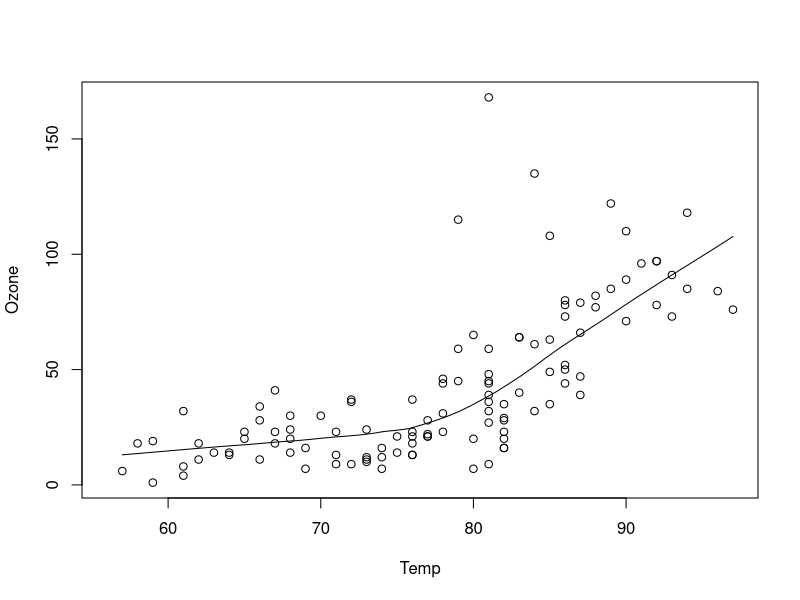

R code for this plot: (Note: this script raises an error after producing the figure.)
## ---- chunk 1
knitr::opts_chunk$set(echo = TRUE)
## ---- chunk 2
#Base plotting system
#plot function to use scatterplot and add linear regression line

data("airquality")
with(airquality,{plot(Temp,Ozone)
  lines(loess.smooth(Temp,Ozone))})
## ---- chunk 3
#ggplot2 package to contruct base plot

data(cars)

##Create the plot
with(cares, plot(speed,dist))

#add Annotation 
title("Speed vs Stopping distance")
## ---- chunk 4
#Lattice System import lattice package
library(lattice)

#Lattice plot relation between life expectancy and income and relationship varies by region
state<- dataFrame(state.x77, region =  state.region)
xyplot(Life.Exp ~ Income | region, data = state, layout=c(4,1))

## ---- chunk 5
#Chapter 8
#Installed package ggplot2  library datasets
install.packages("ggplot2")
library(datasets)
library(ggplot2)
## ---- chunk 6
#basic histogram of airquality$Ozone
library(datasets)
hist(airquality$Ozone)
## ---- chunk 7
#basic Scatterplot of Ozone$Wind
library(datasets)
with(airquality, plot(Wind, Ozone))
## ---- chunk 8
#creating boxplot
library(datasets)
airquality <- transform(airquality, Month = factor(Month))
boxplot(Ozone ~ Month, airquality, xlab = "Month", ylab = "Ozone (ppb)")
## ---- chunk 9
#base plot with Annotation
library(datasets)
with(airquality, plot(Wind, Ozone, main = "Ozone vs Wind in NY"))
with(subset(airquality, Month == 5), points(Wind, Ozone, col = "blue"))
## ---- chunk 10
#This is base plot of Speed vs Stopping Distance
data(cars)
with(cars, plot(speed,dist))
title("Speed vs Stopping Distance")
## ---- chunk 11
#ggplot2
data(mpg)
qplot(displ,hwy,data = mpg)
## ---- chunk 12
#making a plot appear on the screen device
with(faithful,plot(eruptions,waiting))

#annotate with a title
title(main = "Old Faithful Geyser Data")
## ---- chunk 13
#checking  PDF file stored in working directory

pdf(file = "graphicdevice.pdf")

#creating plot and send a file

with(faithful, plot(eruptions,waiting))

#annotate plot with title
title(main = "Old Faithful Geyser data")
dev.off

#now can view myplot.pdf in computer
## ---- chunk 14
library(datasets)
#creatng plot on screen device
#Copying plots to a PNG file 
with(faithful, plot(eruptions,waiting))
#add title
title(main = "Old Faithful Geyser Data")
#copy my plot to PNG file
dev.copy(png, file = "geyserplot.png")
dev.off
